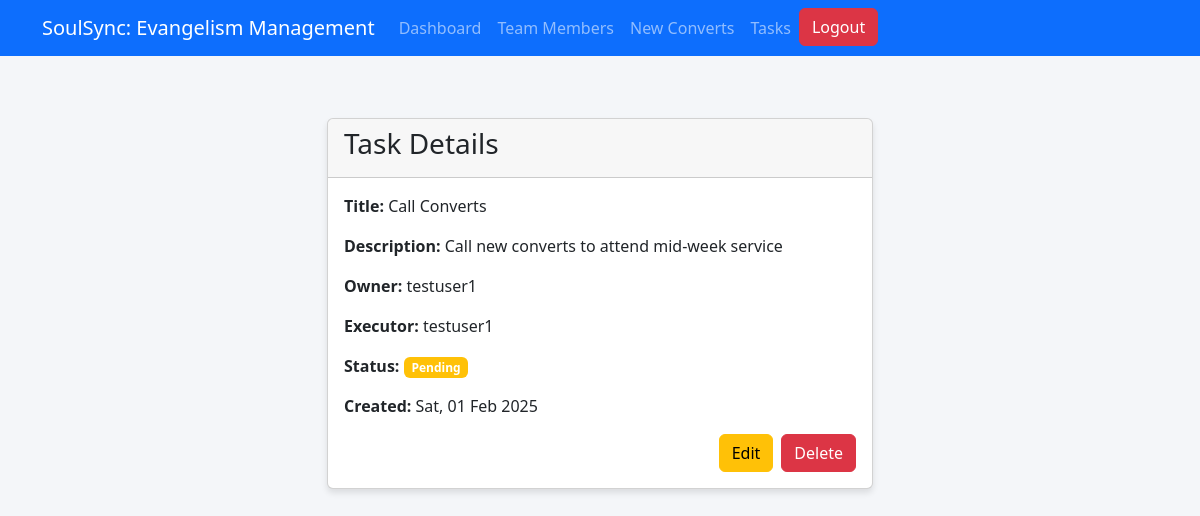
/task-detail/1/ (signed in), run on the app's committed database.
### core/models.py (models this page shows, shortened)
class Task (models.Model):
    task_owner = models.ForeignKey(CustomUser, on_delete=models.SET_NULL, null=True, blank=True, related_name="task_owner")
    task_executor = models.ForeignKey(CustomUser, on_delete=models.SET_NULL, null=True, blank=True, related_name="task_executor")
    title = models.CharField(max_length=100)
    description = models.TextField()
    completed = models.BooleanField(default=False)
    updated_at = models.DateTimeField(auto_now=True)
    date_created = models.DateTimeField(auto_now_add=True)
    class Meta:
        verbose_name_plural = "Tasks"

class CustomUser(AbstractUser):
    USER_TYPES = (
        ('admin', 'Admin'),
        ('user', 'User'),
    )
    user_type = models.CharField(max_length=20, choices=USER_TYPES, default='user')
    phone_number = models.CharField(max_length=20, null=True, blank=True)

### core/views.py (the view)
# urls.py: path('task-detail/<int:pk>/', views.task_detail, name='task_detail'),
@login_required
def task_detail(request, pk):
    task = get_object_or_404(Task, pk=pk)
    return render(request, 'evangelism/task_detail.html', {'task': task})

### core/templates/evangelism/task_detail.html (shortened to what this page needs)
{% extends 'evangelism/base.html' %}
{% block content %}
<div class="row justify-content-center mt-5">
    <div class="col-md-8 col-lg-6">
        <div class="card">
            <div class="card-header">
                <h3>Task Details</h3>
            </div>
            <div class="card-body">
                <p><strong>Title:</strong> {{ task.title }}</p>
                <p><strong>Description:</strong> {{ task.description }}</p>
                <p><strong>Owner:</strong> {{ task.task_owner.username }}</p>
                <p><strong>Executor:</strong> {{ task.task_executor.username }}</p>
                <p><strong>Status:</strong>
                    {% if task.completed %}
                        <span class="badge bg-success">Completed</span>
                    {% else %}
                        <span class="badge bg-warning">Pending</span>
                    {% endif %}
                </p>
                <p><strong>Created:</strong> {{ task.date_created|date:"D, d M Y" }}</p>
                <div class="d-grid gap-2 d-md-flex justify-content-md-end">
                    <a href="{% url 'task_update' task.pk %}" class="btn btn-warning">Edit</a>
                    <a href="{% url 'task_delete' task.pk %}" class="btn btn-danger">Delete</a>
                </div>
            </div>
        </div>
    </div>
</div>
{% endblock %}

### core/templates/evangelism/base.html (style rules this page uses)
body { padding-top: 70px; background-color: #f4f6f9; }
.card { margin-bottom: 20px; box-shadow: 0 4px 6px rgba(0,0,0,0.1); }

### data on the page
Task: title "Call Converts", description "Call new converts to attend mid-week service", task_owner.username "testuser1", task_executor.username "testuser1", date_created "Sat, 01 Feb 2025"
